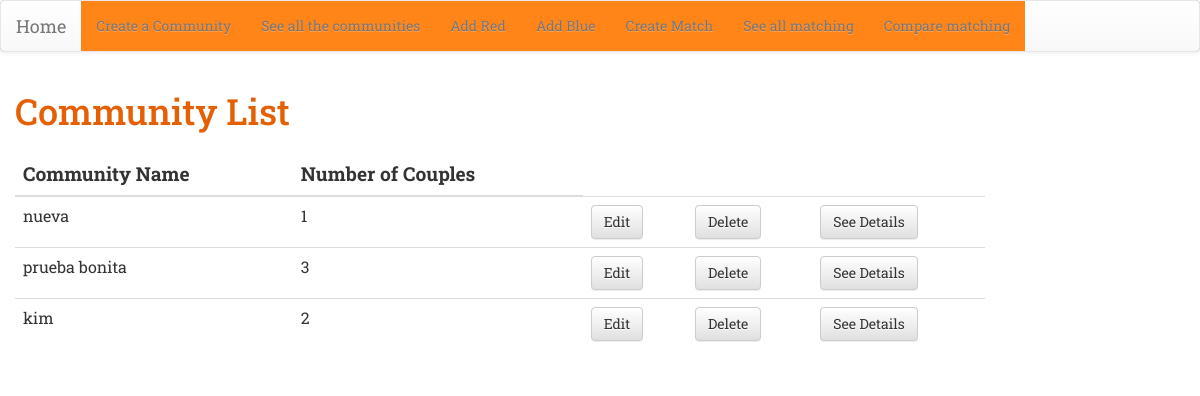
Before: /community/ with the older database file.
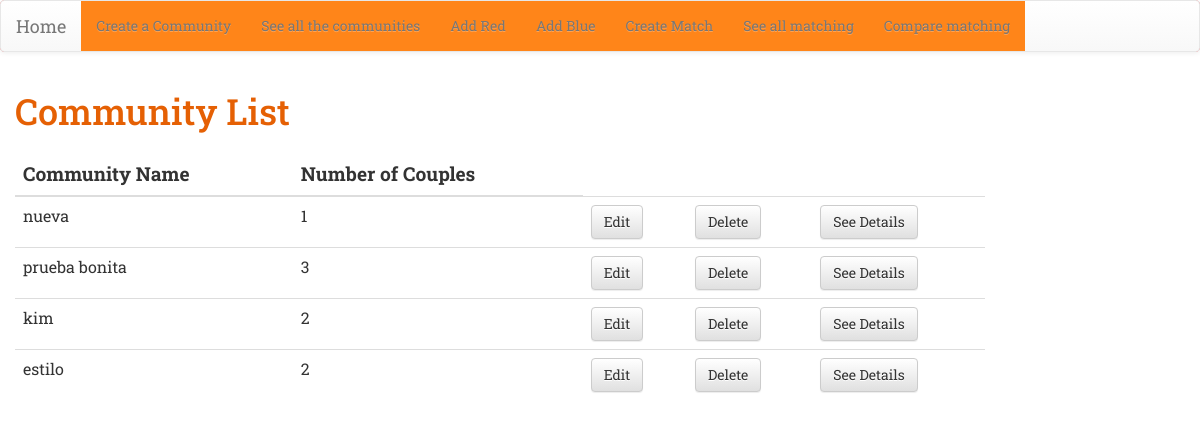
After: the same page with the newer database file.
### match/models.py (models this page shows, shortened)
class Community(models.Model):
    name = models.CharField(max_length=20, unique = True)
    number_couples = models.PositiveIntegerField()

### match/views.py (the view)
# urls.py: path('community/', views.community_list, name='community_list'),
def community_list(request):
    communities = Community.objects.all()
    return render(request, 'match/community_list.html', {'communities': communities})

### match/templates/match/community_list.html
{% extends 'match/base.html' %}
{% block content %}
<div class="row" >
  <div class="col-md-10 ">
    <h1>Community List</h1>
    <div class='table-container'>
      <table class="table table-hover">
        <thead>
          <tr>
            <th class ="col-title" scope="col">Community Name</th>
            <th class ="col-title" scope="col">Number of Couples</th>
          </tr>
        </thead>
        <tbody>
          {% for community in communities %}
          <tr>
            <td>{{ community.name }}</td>
            <td>{{community.number_couples}}</td>
            <td><a class="btn btn-default" href="{% url 'community_edit' community.pk%}" ><span> Edit </span></a></td>
            <td><a class="btn btn-default" href="{% url 'community_delete' community.pk%}" ><span> Delete </span></a></td>
            <td><a class="btn btn-default" href="{% url 'community_details' community.pk%}" ><span> See Details </span></a></td>
          </tr>
          {% endfor %}
        </tbody>
      </table>
    </div>
  </div>
</div>
{% endblock %}

Changed rows visible on the page:
added Community: name "estilo", number_couples "2"
